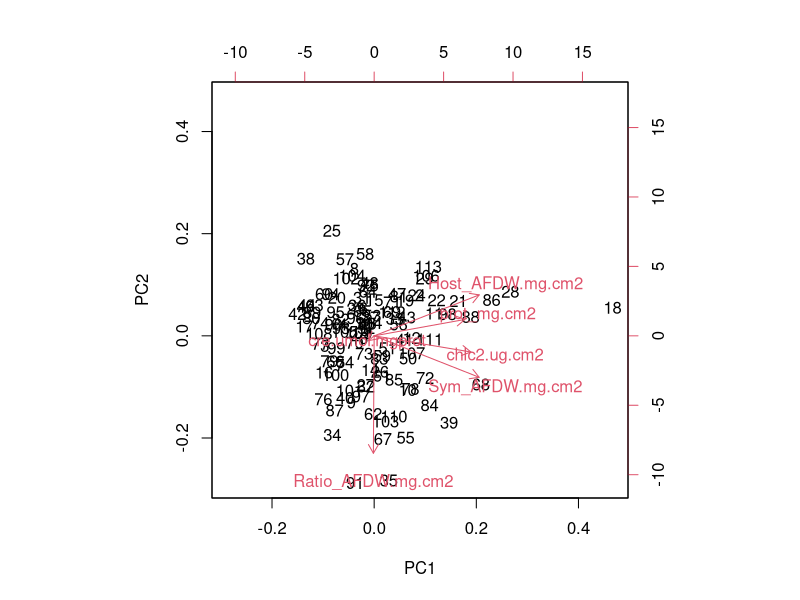
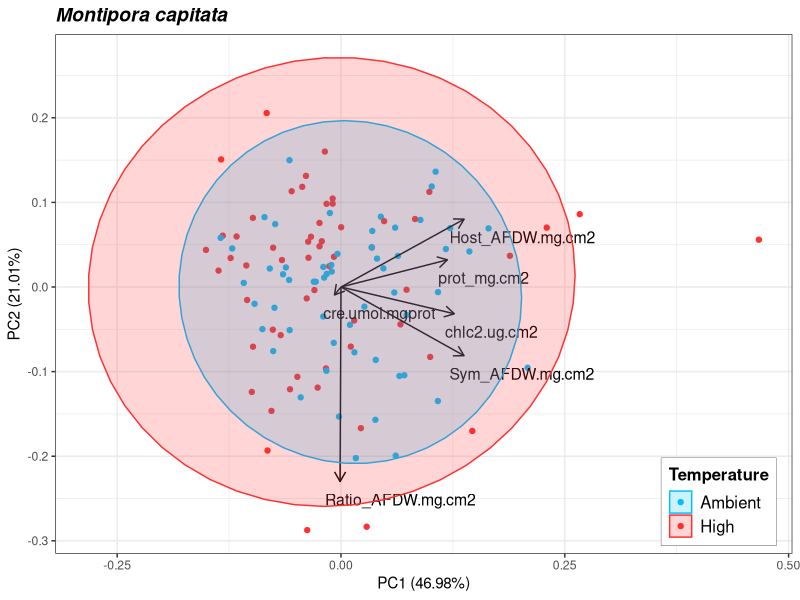
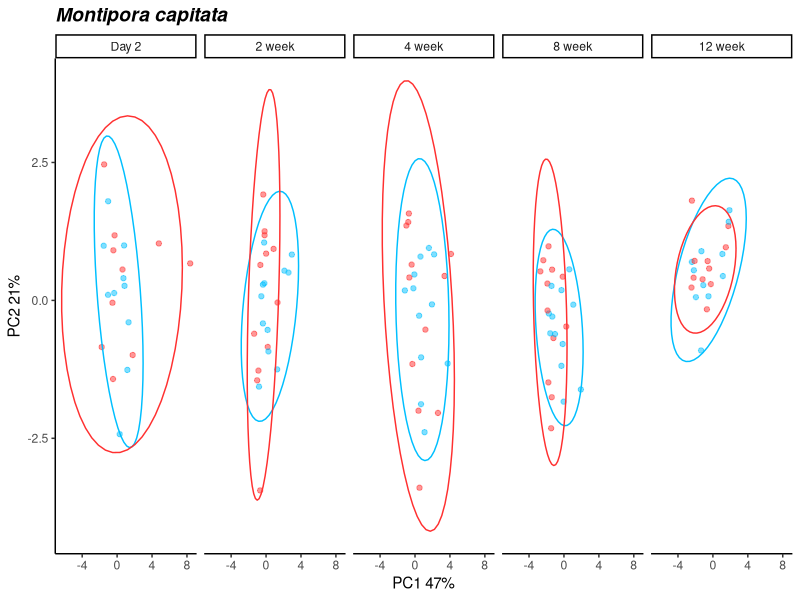
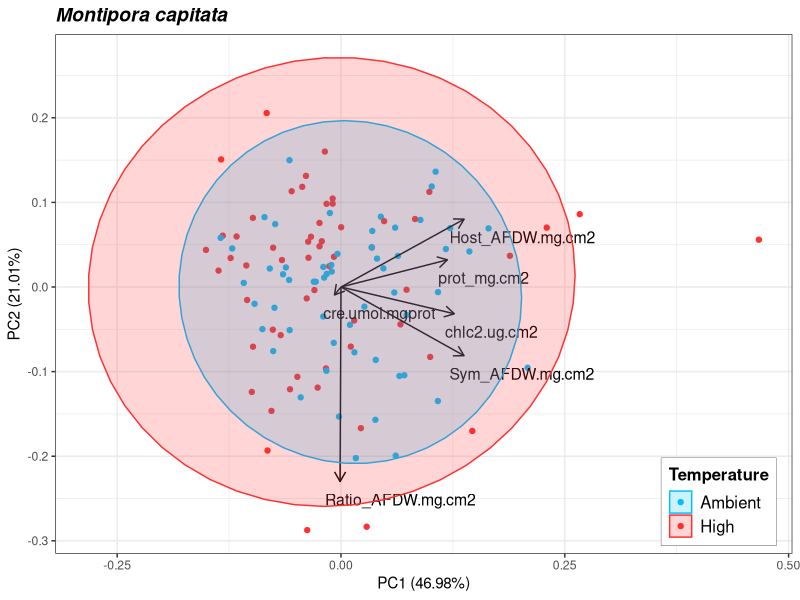
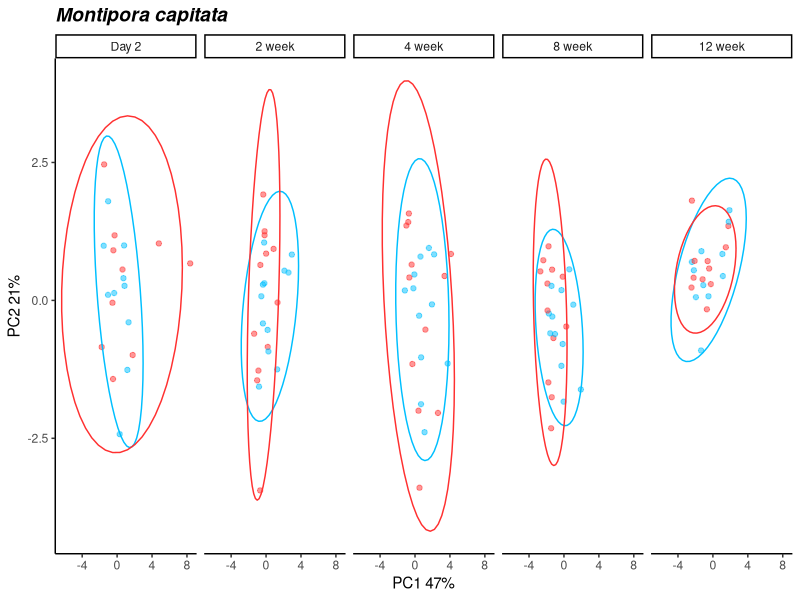

R code for these plots, in order: (Note: this script raises an error after producing the figures.)
# set working directory and load necessary packages
library(vegan)
library(tidyverse)
library(reshape2)
#library(ggbiplot)
library(broom)  # devtools::install_github("tidymodels/broom")
library(cowplot)
library(ggpubr)
library(ggfortify)
library(ggrepel)

# set seed
set.seed(54321)

# import data
data <- read.csv("Output/results_physiology.csv") %>% #read in file
  select(-Pnet_umol.cm2.hr, -Rdark_umol.cm2.hr, -Pgross_umol.cm2.hr, -chla.ug.cm2) %>% na.omit() %>%
  filter(Timepoint=="Day 2"| Timepoint== "2 week"| Timepoint== "4 week" | Timepoint== "8 week" | Timepoint== "12 week")
data$Timepoint <- factor(data$Timepoint, levels = c("Day 2", "2 week", "4 week", "8 week", "12 week"))

cols <- c("lightblue", "red")

unique(data$Phase) # checking that all three phases are present

M.data <- data %>% filter(Species=="Mcapitata") %>% select(c(10:15))
P.data <- data %>% filter(Species=="Pacuta") %>% select(c(10:15))

#Identify Factors 
Mcap.info <- data %>% filter(Species=="Mcapitata") %>% select(c(1:9,16))
Pact.info <-  data %>% filter(Species=="Pacuta") %>% select(c(1:9,16))

#Scale and center datasets
Mcap.data.scaled <- scale(M.data, center = T, scale = T) # scaled variables
Pact.data.scaled <- scale(P.data, center = T, scale = T) # scaled variables

### Mcap
#PCA
Mcap.pca.out <- prcomp(Mcap.data.scaled, center=FALSE, scale=FALSE) #run PCA
M.summary <- summary(Mcap.pca.out); M.summary #view results
biplot(Mcap.pca.out) #plot results

# PERMANOVA
Mcap.mod <- adonis2(Mcap.data.scaled ~ Temperature * CO2 * Timepoint, data = Mcap.info, method = "euclidian"); Mcap.mod # PERMANOVA


## Biplot 
Mcap.biplot <- autoplot(Mcap.pca.out, data = Mcap.info, colour = 'Temperature', 
                       loadings = TRUE, loadings.colour = 'black', frame=TRUE, frame.type = 'norm',
                       loadings.label = TRUE, loadings.label.size = 4, loadings.label.colour = 'black', repel=TRUE,
                       loadings.label.vjust=2, loadings.label.hjust=0.1) +
  scale_color_manual(values = c("deepskyblue", "firebrick1"), aesthetics = c("colour", "fill")) +
  theme_bw() + ggtitle("Montipora capitata") + 
  theme(plot.title = element_text(face = 'bold.italic', size = 14, hjust = 0)) + 
  theme(legend.title = element_text(size=12, face="bold")) + 
  theme(legend.text = element_text(size=12)) +
  theme(legend.position = c(0.9, 0.1)) + 
  theme(legend.background = element_rect(size=0.1, linetype="solid", colour ="black")); Mcap.biplot

ggsave(file="Output/Final_Figures/CSP-PCA-Mcap.png", Mcap.biplot, width = 6, height = 5, units = c("in"))

# Mcap.pca.out %>%
#   augment(M.data) %>% # add original dataset back in
#   ggplot(aes(.fittedPC1, .fittedPC2, color = Temperature)) + 
#   geom_point(size = 1.5) +
#   theme_half_open(12) + background_grid()+
#   stat_ellipse() +
#   facet_grid(cols=vars(Phase))+
#   xlab("PC1 48%") + ylab("PC2 18%")

Mcapitata.plot <- Mcap.pca.out %>%
  augment(Mcap.info) %>% # add original dataset back in
  ggplot(aes(.fittedPC1, .fittedPC2, color = Temperature)) + 
  geom_point(size = 1.5, alpha=0.5) +
  theme_half_open(12) + background_grid()+
  stat_ellipse() +
  theme_classic() +
  ggtitle("Montipora capitata") + 
  facet_grid(cols=vars(Timepoint)) +
  theme(plot.title = element_text(face = 'bold.italic', size = 14, hjust = 0)) +
  theme(legend.title = element_text(size=12, face="bold"), legend.position = "none") +
  scale_color_manual(values = c("deepskyblue", "firebrick1"), aesthetics = c("colour")) +
  xlab("PC1 47%") + ylab("PC2 21%"); Mcapitata.plot 

ggsave(file="Output/Final_Figures/CSP-5TP-Mcap.png", Mcapitata.plot, width = 6, height = 5, units = c("in"))

Mcapitata.all <- Mcap.pca.out %>%
  augment(Mcap.info) %>% # add original dataset back in
  group_by(Timepoint, Temperature) %>%
  mutate(PC1.mean = mean(.fittedPC1),
         PC2.mean = mean(.fittedPC2))

Mcapitata.all.fig <- ggplot(Mcapitata.all, aes(.fittedPC1, .fittedPC2, color = Temperature)) + 
  geom_point(size = 1.5, alpha=0.3) +
  geom_point(aes(x=PC1.mean, y=PC2.mean)) +
  geom_line(aes(x=PC1.mean, y=PC2.mean)) +
  geom_text(aes(PC1.mean, PC2.mean, label=Timepoint), vjust=-1.5, color="black") +
  theme_half_open(12) + background_grid() +
  ggtitle("Montipora capitata") + 
  theme(plot.title = element_text(face = 'bold.italic', size = 14, hjust = 0)) +
  theme(legend.title = element_text(size=12, face="bold")) +
  scale_color_manual(values = c("deepskyblue", "firebrick1"), aesthetics = c("colour")) +
  xlab("PC1 47%") + ylab("PC2 21%"); Mcapitata.plot.all 

ggsave(file="Output/Final_Figures/CSP-all-Mcap.png", Mcapitata.plot.all, width = 6, height = 5, units = c("in"))

### Pact
#PCA
Pact.pca.out <- prcomp(Pact.data.scaled, center=FALSE, scale=FALSE) #run PCA
P.summary <- summary(Pact.pca.out); P.summary #view results
biplot(Pact.pca.out) #plot results

# PERMANOVA
Pact.mod <- adonis2(Pact.data.scaled ~ Temperature * CO2 * Timepoint, data = Pact.info, method = "euclidian"); Pact.mod # PERMANOVA

## Biplot 
Pacuta.biplot <- autoplot(Pact.pca.out, data = Pact.info, colour = 'Temperature', 
                        loadings = TRUE, loadings.colour = 'black', frame=TRUE, frame.type = 'norm',
                        loadings.label = TRUE, loadings.label.size = 4, loadings.label.colour = 'black', repel=TRUE,
                        loadings.label.vjust = 2) +
  scale_color_manual(values = c("deepskyblue", "firebrick1"), aesthetics = c("colour", "fill")) +
  theme_bw() + ggtitle("Pocillopora acuta") + 
  theme(plot.title = element_text(face = 'bold.italic', size = 14, hjust = 0)) + 
  theme(legend.title = element_text(size=12, face="bold")) + 
  theme(legend.text = element_text(size=12)) +
  theme(legend.position = c(0.9, 0.1)) + 
  theme(legend.background = element_rect(size=0.1, linetype="solid", colour ="black")); Pacuta.biplot

ggsave(file="Output/Final_Figures/CSP-PCA-Pacuta.png", Pacuta.biplot, width = 6, height = 5, units = c("in"))

Biplots <- arrangeGrob(Mcap.biplot, Pacuta.biplot, ncol = 2)
ggsave(file="Output/Final_Figures/CSP-PCAs.png", Biplots, width = 12, height = 5, units = c("in"))

# Pact.pca.out %>%
#   augment(P.data) %>% # add original dataset back in
#   ggplot(aes(.fittedPC1, .fittedPC2, color = Temperature)) + 
#   geom_point(size = 1.5) +
#   theme_half_open(12) + background_grid()+
#   stat_ellipse() +
#   facet_grid(cols=vars(Phase))+
#   xlab("PC1 45%") + ylab("PC2 21%")

Pacuta.plot <- Pact.pca.out %>%
  augment(Pact.info) %>% # add original dataset back in
  ggplot(aes(.fittedPC1, .fittedPC2, color = Temperature)) + 
  geom_point(size = 1.5, alpha=0.5) +
  theme_half_open(12) + background_grid()+
  stat_ellipse() +
  theme_classic() +
  ggtitle("Pocillopora acuta") + 
  facet_grid(cols=vars(Timepoint)) +
  theme(plot.title = element_text(face = 'bold.italic', size = 14, hjust = 0)) +
  theme(legend.title = element_text(size=12, face="bold")) +
  scale_color_manual(values = c("deepskyblue", "firebrick1"), aesthetics = c("colour")) +
  xlab("PC1 44%") + ylab("PC2 24%"); Pacuta.plot 

ggsave(file="Output/Final_Figures/CSP-5TP-Pact.png", Pacuta.plot, width = 6, height = 5, units = c("in"))

Five.TP <- arrangeGrob(Mcapitata.plot, Pacuta.plot, ncol=2)
ggsave(file="Output/Final_Figures/CSP-5TP.png", Five.TP, width = 12, height = 6, units = c("in"))


Pact.all <- Pact.pca.out %>%
  augment(Pact.info) %>% # add original dataset back in
  group_by(Timepoint, Temperature) %>%
  mutate(PC1.mean = mean(.fittedPC1),
         PC2.mean = mean(.fittedPC2))
  
Pact.all.fig <- ggplot(Pact.all, aes(.fittedPC1, .fittedPC2, color = Temperature)) + 
  geom_point(size = 1.5, alpha=0.3) +
  geom_point(aes(x=PC1.mean, y=PC2.mean)) +
  geom_line(aes(x=PC1.mean, y=PC2.mean)) +
  geom_text(aes(PC1.mean, PC2.mean, label=Timepoint), vjust=-1.5, color="black") +
  theme_half_open(12) + background_grid() +
  ggtitle("Pocillopora acuta") + 
  theme(plot.title = element_text(face = 'bold.italic', size = 14, hjust = 0)) +
  theme(legend.title = element_text(size=12, face="bold")) +
  scale_color_manual(values = c("deepskyblue", "firebrick1"), aesthetics = c("colour")) +
  xlab("PC1 44%") + ylab("PC2 24%"); Pact.all.fig 

ggsave(file="Output/Final_Figures/CSP-all-Pact.png", Pact.all.fig, width = 6, height = 5, units = c("in"))

All <- arrangeGrob(Mcapitata.plot.all, Pact.all.fig, ncol=2)
ggsave(file="Output/Final_Figures/CSP-all.png", All, width = 12, height = 6, units = c("in"))


multi.page <- ggarrange(Mcapitata.plot, Pacuta.plot, Mcapitata.plot.all, Pacuta.plot.all,
                        nrow = 2, ncol = 2)

ggexport(multi.page, filename = "Output/multi.page.ggplot2.pdf")


## 4 panel figure 
## Timeseries, general PCA, bleaching score, survfit plot 


four <- arrangeGrob(Biplots, ncol=1)
ggsave(file="Output/Final_Figures/CSP-4panel.png", four, width = 12, height = 5, units = c("in"))
